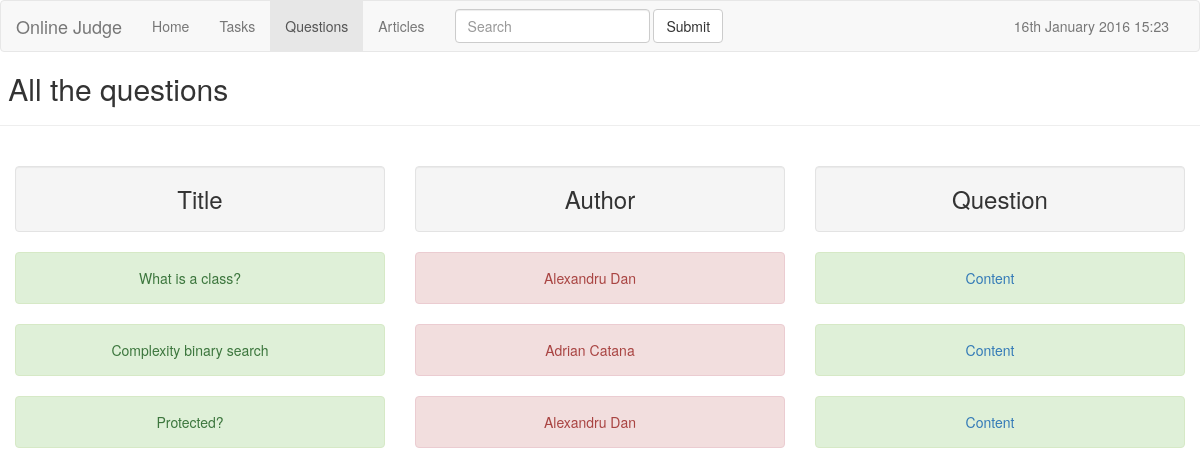
Screenshot of /questions/ with the database file from the repository.
### judge/database/models.py (models this page shows, shortened)
class Question(models.Model):
	user      = models.CharField(max_length=20)
	title     = models.CharField(max_length=100)
	statement = models.CharField(max_length=3000)
	answer    = models.CharField(max_length=3000)
	labels     = models.CharField(max_length=500)
	class Admin:
		list_display  = ('user', 'title', 'labels')

### judge/views/basic_views.py (the view)
# urls.py: url(r'^questions/$', display_questions),
def display_questions(request):
	return display_by_class(request, Question, 'questions.html', 'questions')

### judge/views/basic_views.py (called while the page is built)
def render_my_response(my_file, res, aRes, qry, my_path):
	if aRes:
		return render_to_response(my_file, {
			"results": aRes,
			"path": my_path})
	else:
		return render_to_response(my_file, {
			"results":res,
			"query": qry,
			"path": my_path})

def display_by_class(request, input_class, template, name):
	query = request.GET.get('q', '')
	all_results = 0
	results = 0
	if query:
		qset = render_qset(query)
		results = input_class.objects.filter(qset).distinct()
	else:
		results = []
		all_results = input_class.objects.distinct()
	return render_my_response(template
		, results
		, all_results
		, query
		, name)

### judge/templates/questions.html (shortened to what this page needs)
<!DOCTYPE html>
<html>
	<head>
	</head>
	{% include 'header.html' %}
	<body>
		{% if query %}
			<h2>Results for "{{ query|escape }}":</h2>
		{% else %}
			<h2>&nbsp;All the questions</h2>
		{% endif %}
		<hr>
		{% if results %}
			<div>
				<div>
					<div>
						<div class="col-sm-4">
							<h3 class="well" align="center">Title</h3>
						</div>
						<div class="col-sm-4" align="center">
							<h3 class="well">Author</h3>
						</div>
						<div class="col-sm-4" align="center">
							<h3 class="well">Question</h3>
						</div>
					</div>
				</div>
				<div>
					{% for x in results %}
						<div>
							<div class="col-sm-4" align="center">
								<div class="alert alert-dismissible alert-success">{{ x.title|escape }} </div>
							</div>
							<div class="col-sm-4" align="center">
								<div class="alert alert-dismissible alert-danger">{{ x.user|escape }}</div>
							</div>
							<div class="col-sm-4" align="center">
								<div class="alert alert-dismissible alert-success">
									<a data-toggle="collapse" href="#rowId{{forloop.counter0}}">Content</a>
								</div>
							</div>
						</div>
					{% endfor %}
				</div>
			</div>
		{% else %}
			<p>No questions found.</p>
		{% endif %}
	</body>
</html>

### rows the page displays
Question: title "What is a class?", user "Alexandru Dan"
Question: title "Complexity binary search", user "Adrian Catana"
Question: title "Protected?", user "Alexandru Dan"
